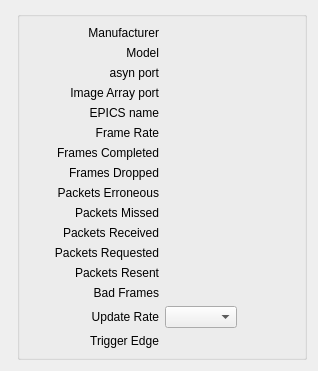
      <widget class="QWidget" name="Info">
       <attribute name="title">
        <string>Info</string>
       </attribute>
       <layout class="QFormLayout" name="formLayout_6">
        <property name="fieldGrowthPolicy">
         <enum>QFormLayout::AllNonFixedFieldsGrow</enum>
        </property>
        <item row="2" column="1">
         <widget class="QGroupBox" name="groupBox_8">
          <property name="maximumSize">
           <size>
            <width>300</width>
            <height>16777215</height>
           </size>
          </property>
          <property name="title">
           <string/>
          </property>
          <layout class="QFormLayout" name="formLayout">
           <property name="fieldGrowthPolicy">
            <enum>QFormLayout::AllNonFixedFieldsGrow</enum>
           </property>
           <item row="0" column="0">
            <layout class="QGridLayout" name="gridLayout_14">
             <item row="2" column="2">
              <widget class="QELabel" name="qelabel_27">
               <property name="variable" stdset="0">
                <string>$(P):cam1:PortName_RBV</string>
               </property>
               <property name="variableSubstitutions" stdset="0">
                <string>P=13PS7</string>
               </property>
              </widget>
             </item>
             <item row="2" column="1">
              <widget class="QLabel" name="label_25">
               <property name="text">
                <string>asyn port</string>
               </property>
               <property name="alignment">
                <set>Qt::AlignRight|Qt::AlignTrailing|Qt::AlignVCenter</set>
               </property>
              </widget>
             </item>
             <item row="1" column="2">
              <widget class="QELabel" name="qelabel_26">
               <property name="variable" stdset="0">
                <string>$(P):cam1:Model_RBV</string>
               </property>
               <property name="variableSubstitutions" stdset="0">
                <string>P=13PS7</string>
               </property>
              </widget>
             </item>
             <item row="4" column="1">
              <widget class="QLabel" name="label_27">
               <property name="text">
                <string>EPICS name</string>
               </property>
               <property name="alignment">
                <set>Qt::AlignRight|Qt::AlignTrailing|Qt::AlignVCenter</set>
               </property>
              </widget>
             </item>
             <item row="4" column="2">
              <widget class="QELabel" name="qelabel_48">
               <property name="styleSheet">
                <string notr="true"/>
               </property>
               <property name="variable" stdset="0">
                <string>$(P):cam1:BI:EPICS:NAME.DESC</string>
               </property>
               <property name="variableSubstitutions" stdset="0">
                <string>P=13PS7</string>
               </property>
              </widget>
             </item>
             <item row="1" column="1">
              <widget class="QLabel" name="label_24">
               <property name="text">
                <string>Model</string>
               </property>
               <property name="alignment">
                <set>Qt::AlignRight|Qt::AlignTrailing|Qt::AlignVCenter</set>
               </property>
              </widget>
             </item>
             <item row="0" column="2">
              <widget class="QELabel" name="qelabel_25">
               <property name="sizePolicy">
                <sizepolicy hsizetype="Minimum" vsizetype="Preferred">
                 <horstretch>0</horstretch>
                 <verstretch>0</verstretch>
                </sizepolicy>
               </property>
               <property name="minimumSize">
                <size>
                 <width>130</width>
                 <height>0</height>
                </size>
               </property>
               <property name="variable" stdset="0">
                <string>$(P):cam1:Manufacturer_RBV</string>
               </property>
               <property name="variableSubstitutions" stdset="0">
                <string>P=13PS7</string>
               </property>
              </widget>
             </item>
             <item row="0" column="1">
              <widget class="QLabel" name="label_23">
               <property name="sizePolicy">
                <sizepolicy hsizetype="Minimum" vsizetype="Preferred">
                 <horstretch>0</horstretch>
                 <verstretch>0</verstretch>
                </sizepolicy>
               </property>
               <property name="minimumSize">
                <size>
                 <width>130</width>
                 <height>0</height>
                </size>
               </property>
               <property name="text">
                <string>Manufacturer</string>
               </property>
               <property name="alignment">
                <set>Qt::AlignRight|Qt::AlignTrailing|Qt::AlignVCenter</set>
               </property>
              </widget>
             </item>
             <item row="10" column="1">
              <widget class="QLabel" name="label_34">
               <property name="text">
                <string>Packets Received</string>
               </property>
               <property name="alignment">
                <set>Qt::AlignRight|Qt::AlignTrailing|Qt::AlignVCenter</set>
               </property>
              </widget>
             </item>
             <item row="8" column="1">
              <widget class="QLabel" name="label_32">
               <property name="text">
                <string>Packets Erroneous</string>
               </property>
               <property name="alignment">
                <set>Qt::AlignRight|Qt::AlignTrailing|Qt::AlignVCenter</set>
               </property>
              </widget>
             </item>
             <item row="9" column="2">
              <widget class="QELabel" name="qelabel_58">
               <property name="styleSheet">
                <string notr="true"/>
               </property>
               <property name="variable" stdset="0">
                <string>$(P):cam1:PSPacketsMissed_RBV</string>
               </property>
               <property name="variableSubstitutions" stdset="0">
                <string>P=13PS7</string>
               </property>
              </widget>
             </item>
             <item row="10" column="2">
              <widget class="QELabel" name="qelabel_62">
               <property name="styleSheet">
                <string notr="true"/>
               </property>
               <property name="variable" stdset="0">
                <string>$(P):cam1:PSPacketsReceived_RBV</string>
               </property>
               <property name="variableSubstitutions" stdset="0">
                <string>P=13PS7</string>
               </property>
              </widget>
             </item>
             <item row="8" column="2">
              <widget class="QELabel" name="qelabel_55">
               <property name="styleSheet">
                <string notr="true"/>
               </property>
               <property name="variable" stdset="0">
                <string>$(P):cam1:PSPacketsErroneous_RBV</string>
               </property>
               <property name="variableSubstitutions" stdset="0">
                <string>P=13PS7</string>
               </property>
              </widget>
             </item>
             <item row="7" column="1">
              <widget class="QLabel" name="label_31">
               <property name="text">
                <string>Frames Dropped</string>
               </property>
               <property name="alignment">
                <set>Qt::AlignRight|Qt::AlignTrailing|Qt::AlignVCenter</set>
               </property>
              </widget>
             </item>
             <item row="6" column="2">
              <widget class="QELabel" name="qelabel_51">
               <property name="styleSheet">
                <string notr="true"/>
               </property>
               <property name="variable" stdset="0">
                <string>$(P):cam1:PSFramesCompleted_RBV</string>
               </property>
               <property name="variableSubstitutions" stdset="0">
                <string>P=13PS7</string>
               </property>
              </widget>
             </item>
             <item row="12" column="1">
              <widget class="QLabel" name="label_36">
               <property name="text">
                <string>Packets Resent</string>
               </property>
               <property name="alignment">
                <set>Qt::AlignRight|Qt::AlignTrailing|Qt::AlignVCenter</set>
               </property>
              </widget>
             </item>
             <item row="6" column="1">
              <widget class="QLabel" name="label_30">
               <property name="text">
                <string>Frames Completed</string>
               </property>
               <property name="alignment">
                <set>Qt::AlignRight|Qt::AlignTrailing|Qt::AlignVCenter</set>
               </property>
              </widget>
             </item>
             <item row="7" column="2">
              <widget class="QELabel" name="qelabel_54">
               <property name="styleSheet">
                <string notr="true"/>
               </property>
               <property name="variable" stdset="0">
                <string>$(P):cam1:PSFramesDropped_RBV</string>
               </property>
               <property name="variableSubstitutions" stdset="0">
                <string>P=13PS7</string>
               </property>
              </widget>
             </item>
             <item row="5" column="1">
              <widget class="QLabel" name="label_29">
               <property name="text">
                <string>Frame Rate</string>
               </property>
               <property name="alignment">
                <set>Qt::AlignRight|Qt::AlignTrailing|Qt::AlignVCenter</set>
               </property>
              </widget>
             </item>
             <item row="9" column="1">
              <widget class="QLabel" name="label_33">
               <property name="text">
                <string>Packets Missed</string>
               </property>
               <property name="alignment">
                <set>Qt::AlignRight|Qt::AlignTrailing|Qt::AlignVCenter</set>
               </property>
              </widget>
             </item>
             <item row="11" column="1">
              <widget class="QLabel" name="label_35">
               <property name="text">
                <string>Packets Requested</string>
               </property>
               <property name="alignment">
                <set>Qt::AlignRight|Qt::AlignTrailing|Qt::AlignVCenter</set>
               </property>
              </widget>
             </item>
             <item row="13" column="1">
              <widget class="QLabel" name="label_37">
               <property name="text">
                <string>Bad Frames</string>
               </property>
               <property name="alignment">
                <set>Qt::AlignRight|Qt::AlignTrailing|Qt::AlignVCenter</set>
               </property>
              </widget>
             </item>
             <item row="11" column="2">
              <widget class="QELabel" name="qelabel_64">
               <property name="styleSheet">
                <string notr="true"/>
               </property>
               <property name="variable" stdset="0">
                <string>$(P):cam1:PSPacketsRequested_RBV</string>
               </property>
               <property name="variableSubstitutions" stdset="0">
                <string>P=13PS7</string>
               </property>
              </widget>
             </item>
             <item row="14" column="2">
              <widget class="QEComboBox" name="qecombobox_11">
               <property name="sizePolicy">
                <sizepolicy hsizetype="Fixed" vsizetype="Fixed">
                 <horstretch>0</horstretch>
                 <verstretch>0</verstretch>
                </sizepolicy>
               </property>
               <property name="variable" stdset="0">
                <string>$(P):cam1:PSReadStatistics.SCAN</string>
               </property>
               <property name="variableSubstitutions" stdset="0">
                <string>P=13PS7</string>
               </property>
               <property name="subscribe">
                <bool>true</bool>
               </property>
              </widget>
             </item>
             <item row="5" column="2">
              <widget class="QELabel" name="qelabel_49">
               <property name="styleSheet">
                <string notr="true"/>
               </property>
               <property name="variable" stdset="0">
                <string>$(P):cam1:PSFrameRate_RBV</string>
               </property>
               <property name="variableSubstitutions" stdset="0">
                <string>P=13PS7</string>
               </property>
              </widget>
             </item>
             <item row="12" column="2">
              <widget class="QELabel" name="qelabel_65">
               <property name="styleSheet">
                <string notr="true"/>
               </property>
               <property name="variable" stdset="0">
                <string>$(P):cam1:PSPacketsResent_RBV</string>
               </property>
               <property name="variableSubstitutions" stdset="0">
                <string>P=13PS7</string>
               </property>
              </widget>
             </item>
             <item row="13" column="2">
              <widget class="QELabel" name="qelabel_66">
               <property name="styleSheet">
                <string notr="true"/>
               </property>
               <property name="variable" stdset="0">
                <string>$(P):cam1:PSBadFrameCounter_RBV</string>
               </property>
               <property name="variableSubstitutions" stdset="0">
                <string>P=13PS7</string>
               </property>
              </widget>
             </item>
             <item row="14" column="1">
              <widget class="QLabel" name="label_38">
               <property name="text">
                <string>Update Rate</string>
               </property>
               <property name="alignment">
                <set>Qt::AlignRight|Qt::AlignTrailing|Qt::AlignVCenter</set>
               </property>
              </widget>
             </item>
             <item row="15" column="1">
              <widget class="QLabel" name="label_41">
               <property name="text">
                <string>Trigger Edge</string>
               </property>
               <property name="alignment">
                <set>Qt::AlignRight|Qt::AlignTrailing|Qt::AlignVCenter</set>
               </property>
              </widget>
             </item>
             <item row="15" column="2">
              <widget class="QELabel" name="qelabel_67">
               <property name="styleSheet">
                <string notr="true"/>
               </property>
               <property name="variable" stdset="0">
                <string>$(P):cam1:TriggerEvent_RBV</string>
               </property>
               <property name="variableSubstitutions" stdset="0">
                <string>P=13PS7</string>
               </property>
              </widget>
             </item>
             <item row="3" column="1">
              <widget class="QLabel" name="label_42">
               <property name="text">
                <string>Image Array port</string>
               </property>
               <property name="alignment">
                <set>Qt::AlignRight|Qt::AlignTrailing|Qt::AlignVCenter</set>
               </property>
              </widget>
             </item>
             <item row="3" column="2">
              <widget class="QELabel" name="qelabel_33">
               <property name="variable" stdset="0">
                <string>$(P):image1:NDArrayPort</string>
               </property>
               <property name="variableSubstitutions" stdset="0">
                <string>P=13PS7</string>
               </property>
              </widget>
             </item>
            </layout>
           </item>
          </layout>
         </widget>
        </item>
       </layout>
      </widget>
